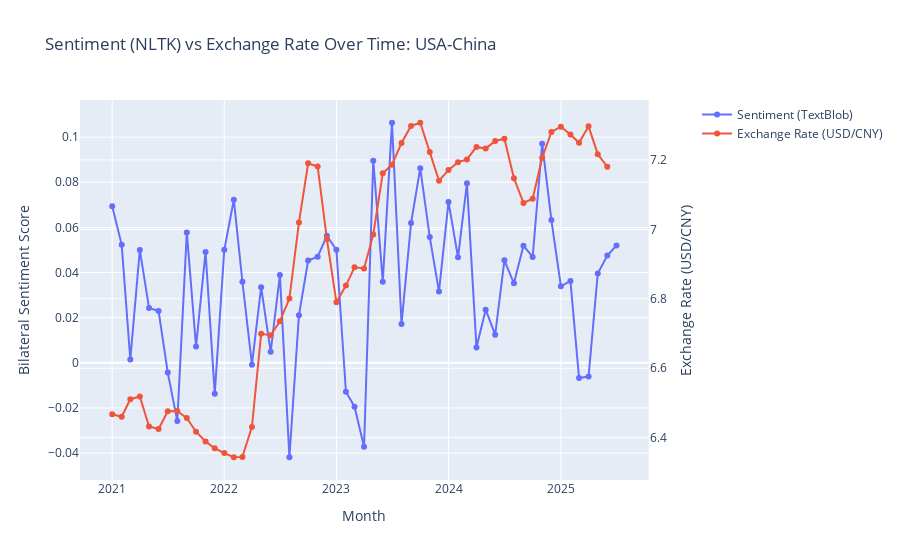
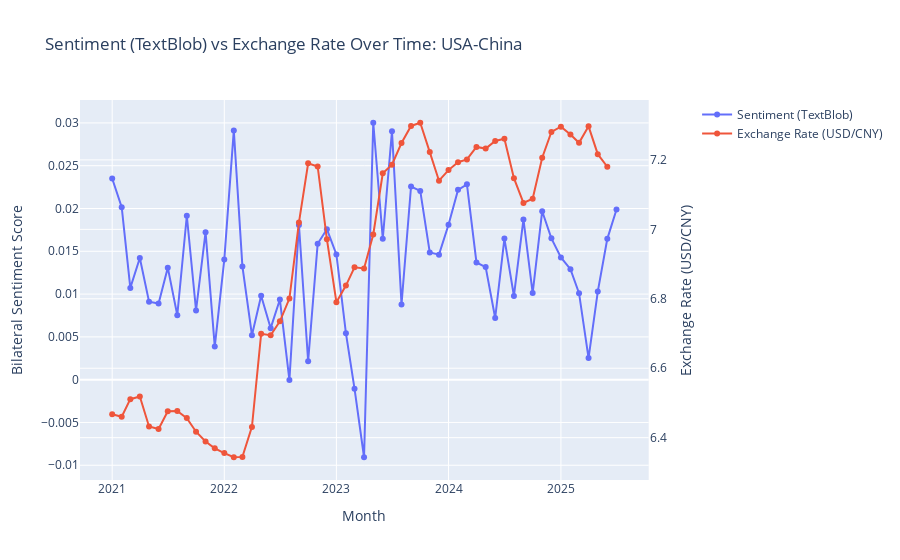

The notebook cell saved with these charts, in order:
### Code cell
#show graphs joined by month on x axis
import plotly.graph_objects as go
from plotly.subplots import make_subplots

#Create a figure with secondary y-axis
#NLTK
fig = make_subplots(specs=[[{"secondary_y": True}]])

# Add Sentiment trace (primary y-axis)
fig.add_trace(go.Scatter(x = monthly_sentiment_nltk['Month'], y = monthly_sentiment_nltk['Sentiment'], name = 'Sentiment (TextBlob)',
            mode = 'lines+markers'), secondary_y = False)

# Add Exchange Rate trace (secondary y-axis)
fig.add_trace(go.Scatter(x = usd_cny_exchange_rate['Month'], y = usd_cny_exchange_rate['EXCHUS'], name = 'Exchange Rate (USD/CNY)',
        mode = 'lines+markers'), secondary_y = True)

# Update layout
fig.update_layout(title_text = f'Sentiment (NLTK) vs Exchange Rate Over Time: {relation}',hovermode = 'x unified')

# Set axis titles
fig.update_xaxes(title_text = 'Month')
fig.update_yaxes(title_text = 'Bilateral Sentiment Score', secondary_y = False)
fig.update_yaxes(title_text = 'Exchange Rate (USD/CNY)', secondary_y = True)

# Show plot
fig.show()

#TextBlob
fig = make_subplots(specs=[[{"secondary_y": True}]])

# Add Sentiment trace (primary y-axis)
fig.add_trace(go.Scatter(x = monthly_sentiment_textblob['Month'], y = monthly_sentiment_textblob['Sentiment'], name = 'Sentiment (TextBlob)',
            mode = 'lines+markers'), secondary_y = False)

# Add Exchange Rate trace (secondary y-axis)
fig.add_trace(go.Scatter(x = usd_cny_exchange_rate['Month'], y = usd_cny_exchange_rate['EXCHUS'], name = 'Exchange Rate (USD/CNY)',
        mode = 'lines+markers'), secondary_y = True)

# Update layout
fig.update_layout(title_text = f'Sentiment (TextBlob) vs Exchange Rate Over Time: {relation}',hovermode = 'x unified')

# Set axis titles
fig.update_xaxes(title_text = 'Month')
fig.update_yaxes(title_text = 'Bilateral Sentiment Score', secondary_y = False)
fig.update_yaxes(title_text = 'Exchange Rate (USD/CNY)', secondary_y = True)

# Show plot
fig.show()

### Figure 1 — Plotly figure (JSON) as saved in the notebook; plotly's stock layout.template omitted (floating-point values rounded to 4 significant figures)
{"data": [{"mode": "lines+markers", "name": "Sentiment (TextBlob)", "type": "scatter", "x": ["2021-01", "2021-02", "2021-03", "2021-04", "2021-05", "2021-06", "2021-07", "2021-08", "2021-09", "2021-10", "2021-11", "2021-12", "2022-01", "2022-02", "2022-03", "2022-04", "2022-05", "2022-06", "2022-07", "2022-08", "2022-09", "2022-10", "2022-11", "2022-12", "2023-01", "2023-02", "2023-03", "2023-04", "2023-05", "2023-06", "2023-07", "2023-08", "2023-09", "2023-10", "2023-11", "2023-12", "2024-01", "2024-02", "2024-03", "2024-04", "2024-05", "2024-06", "2024-07", "2024-08", "2024-09", "2024-10", "2024-11", "2024-12", "2025-01", "2025-02", "2025-03", "2025-04", "2025-05", "2025-06", "2025-07"], "xaxis": "x", "y": [0.06941, 0.05225, 0.001432, 0.04999, 0.02425, 0.0229, -0.004368, -0.02586, 0.05778, 0.007205, 0.0491, -0.01369, 0.05006, 0.07225, 0.0359, -0.0008518, 0.03349, 0.004839, 0.03888, -0.04187, 0.02102, 0.0453, 0.047, 0.05624, 0.05009, -0.01283, -0.01946, -0.03721, 0.08957, 0.03595, 0.1064, 0.01713, 0.0619, 0.08622, 0.0557, 0.03155, 0.07127, 0.04672, 0.07951, 0.006797, 0.02351, 0.01244, 0.04542, 0.03522, 0.05189, 0.0469, 0.09711, 0.06324, 0.03386, 0.03626, -0.006772, -0.006127, 0.03957, 0.04749, 0.05196], "yaxis": "y"}, {"mode": "lines+markers", "name": "Exchange Rate (USD/CNY)", "type": "scatter", "x": ["2021-01", "2021-02", "2021-03", "2021-04", "2021-05", "2021-06", "2021-07", "2021-08", "2021-09", "2021-10", "2021-11", "2021-12", "2022-01", "2022-02", "2022-03", "2022-04", "2022-05", "2022-06", "2022-07", "2022-08", "2022-09", "2022-10", "2022-11", "2022-12", "2023-01", "2023-02", "2023-03", "2023-04", "2023-05", "2023-06", "2023-07", "2023-08", "2023-09", "2023-10", "2023-11", "2023-12", "2024-01", "2024-02", "2024-03", "2024-04", "2024-05", "2024-06", "2024-07", "2024-08", "2024-09", "2024-10", "2024-11", "2024-12", "2025-01", "2025-02", "2025-03", "2025-04", "2025-05", "2025-06"], "xaxis": "x", "y": [6.467, 6.46, 6.511, 6.519, 6.432, 6.425, 6.476, 6.477, 6.456, 6.417, 6.389, 6.369, 6.356, 6.344, 6.345, 6.431, 6.699, 6.695, 6.735, 6.801, 7.019, 7.19, 7.181, 6.972, 6.79, 6.838, 6.891, 6.888, 6.985, 7.161, 7.186, 7.249, 7.298, 7.307, 7.223, 7.14, 7.171, 7.194, 7.202, 7.237, 7.233, 7.255, 7.261, 7.147, 7.076, 7.088, 7.206, 7.281, 7.296, 7.273, 7.249, 7.297, 7.217, 7.18], "yaxis": "y2"}], "layout": {"autosize": true, "hovermode": "x unified", "title": {"text": "Sentiment (NLTK) vs Exchange Rate Over Time: USA-China"}, "xaxis": {"anchor": "y", "autorange": true, "domain": [0, 0.94], "range": ["2020-09-21 14:15:45.035", "2025-10-10 09:44:14.965"], "title": {"text": "Month"}, "type": "date"}, "yaxis": {"anchor": "x", "autorange": true, "domain": [0, 1], "range": [-0.05411, 0.1186], "title": {"text": "Bilateral Sentiment Score"}, "type": "linear"}, "yaxis2": {"anchor": "x", "autorange": true, "overlaying": "y", "range": [6.264, 7.387], "side": "right", "title": {"text": "Exchange Rate (USD/CNY)"}, "type": "linear"}}}

### Figure 2 — Plotly figure (JSON) as saved in the notebook; plotly's stock layout.template omitted (floating-point values rounded to 4 significant figures)
{"data": [{"mode": "lines+markers", "name": "Sentiment (TextBlob)", "type": "scatter", "x": ["2021-01", "2021-02", "2021-03", "2021-04", "2021-05", "2021-06", "2021-07", "2021-08", "2021-09", "2021-10", "2021-11", "2021-12", "2022-01", "2022-02", "2022-03", "2022-04", "2022-05", "2022-06", "2022-07", "2022-08", "2022-09", "2022-10", "2022-11", "2022-12", "2023-01", "2023-02", "2023-03", "2023-04", "2023-05", "2023-06", "2023-07", "2023-08", "2023-09", "2023-10", "2023-11", "2023-12", "2024-01", "2024-02", "2024-03", "2024-04", "2024-05", "2024-06", "2024-07", "2024-08", "2024-09", "2024-10", "2024-11", "2024-12", "2025-01", "2025-02", "2025-03", "2025-04", "2025-05", "2025-06", "2025-07"], "xaxis": "x", "y": [0.0235, 0.02016, 0.01072, 0.01421, 0.009114, 0.008897, 0.01309, 0.007536, 0.01915, 0.008093, 0.01723, 0.00387, 0.01403, 0.02913, 0.01323, 0.005192, 0.009806, 0.006018, 0.009362, -4.923e-05, 0.01808, 0.002149, 0.01587, 0.01758, 0.01463, 0.005438, -0.00105, -0.009064, 0.03002, 0.01647, 0.02903, 0.008792, 0.02257, 0.02205, 0.01487, 0.01461, 0.0181, 0.02218, 0.02282, 0.01369, 0.01316, 0.007207, 0.01649, 0.009777, 0.01873, 0.01012, 0.01968, 0.01651, 0.01429, 0.01291, 0.0101, 0.002519, 0.01029, 0.01645, 0.01988], "yaxis": "y"}, {"mode": "lines+markers", "name": "Exchange Rate (USD/CNY)", "type": "scatter", "x": ["2021-01", "2021-02", "2021-03", "2021-04", "2021-05", "2021-06", "2021-07", "2021-08", "2021-09", "2021-10", "2021-11", "2021-12", "2022-01", "2022-02", "2022-03", "2022-04", "2022-05", "2022-06", "2022-07", "2022-08", "2022-09", "2022-10", "2022-11", "2022-12", "2023-01", "2023-02", "2023-03", "2023-04", "2023-05", "2023-06", "2023-07", "2023-08", "2023-09", "2023-10", "2023-11", "2023-12", "2024-01", "2024-02", "2024-03", "2024-04", "2024-05", "2024-06", "2024-07", "2024-08", "2024-09", "2024-10", "2024-11", "2024-12", "2025-01", "2025-02", "2025-03", "2025-04", "2025-05", "2025-06"], "xaxis": "x", "y": [6.467, 6.46, 6.511, 6.519, 6.432, 6.425, 6.476, 6.477, 6.456, 6.417, 6.389, 6.369, 6.356, 6.344, 6.345, 6.431, 6.699, 6.695, 6.735, 6.801, 7.019, 7.19, 7.181, 6.972, 6.79, 6.838, 6.891, 6.888, 6.985, 7.161, 7.186, 7.249, 7.298, 7.307, 7.223, 7.14, 7.171, 7.194, 7.202, 7.237, 7.233, 7.255, 7.261, 7.147, 7.076, 7.088, 7.206, 7.281, 7.296, 7.273, 7.249, 7.297, 7.217, 7.18], "yaxis": "y2"}], "layout": {"autosize": true, "hovermode": "x unified", "title": {"text": "Sentiment (TextBlob) vs Exchange Rate Over Time: USA-China"}, "xaxis": {"anchor": "y", "autorange": true, "domain": [0, 0.94], "range": ["2020-09-21 14:15:45.035", "2025-10-10 09:44:14.965"], "title": {"text": "Month"}, "type": "date"}, "yaxis": {"anchor": "x", "autorange": true, "domain": [0, 1], "range": [-0.01229, 0.03324], "title": {"text": "Bilateral Sentiment Score"}, "type": "linear"}, "yaxis2": {"anchor": "x", "autorange": true, "overlaying": "y", "range": [6.264, 7.387], "side": "right", "title": {"text": "Exchange Rate (USD/CNY)"}, "type": "linear"}}}
